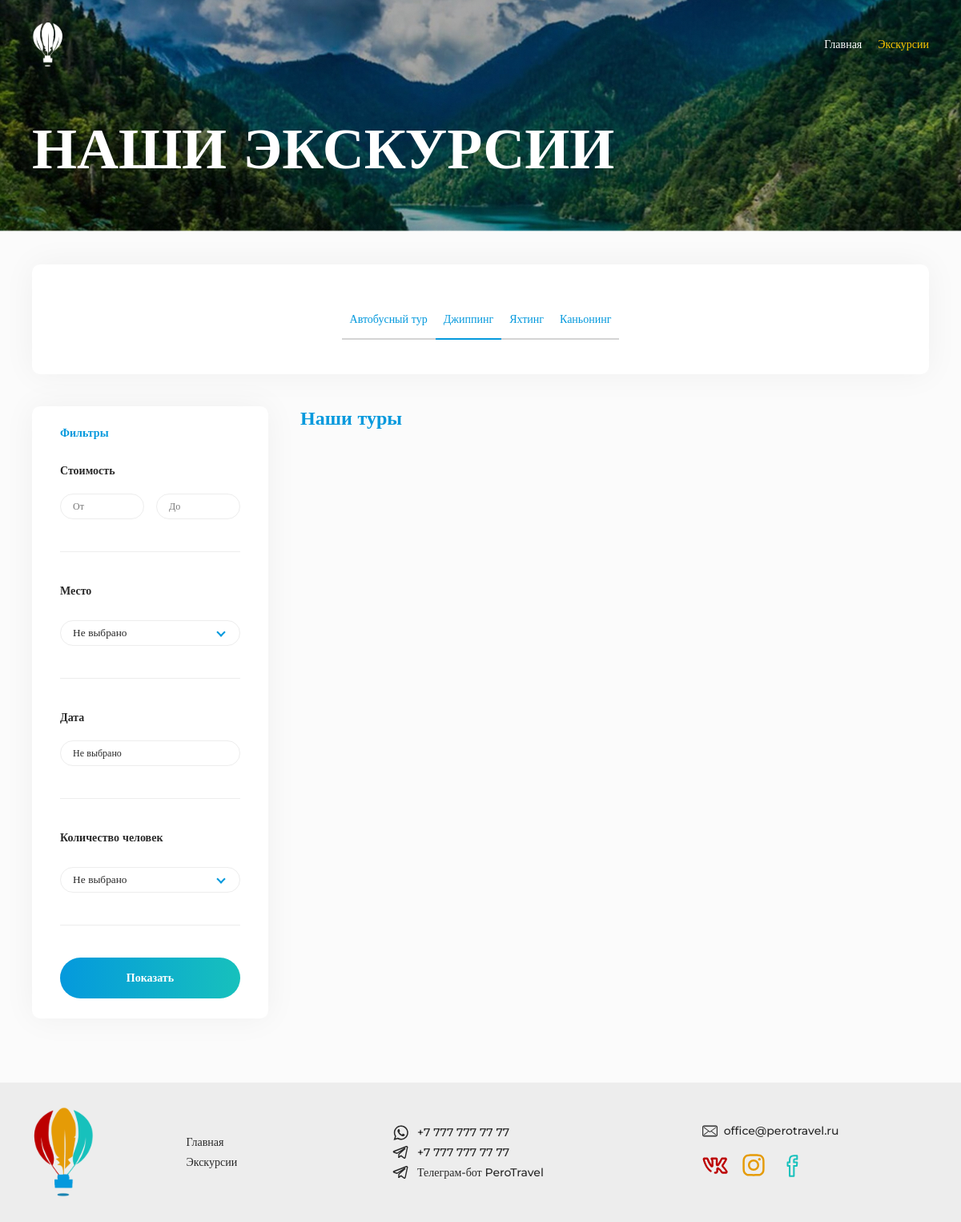
The app's page /tours/dzhipping with its own data.
### catalog/models.py (models this page shows, shortened)
class Type(models.Model):
    class Meta:
        verbose_name = "Вид тура"
        verbose_name_plural = "Виды туров"
    name = models.CharField(max_length=255, verbose_name="Вид тура")
    slug = models.SlugField(max_length=255, db_index=True, unique=True)

### catalog/views.py (the view)
# urls.py: path('tours/<slug:slug>', tours_specify, name='tours_specify'),
def tours_specify(request, slug):
    def sort_it(sort_params, tours):
        new_params = dict()
        if sort_params['from']:
            tours = tours.filter(price__gte=int(sort_params['from']))
            new_params['from'] = sort_params['from']
        if sort_params['to']:
            tours = tours.filter(price__lte=int(sort_params['to']))
            new_params['to'] = sort_params['to']
        if sort_params['place']:
            tours = tours.filter(place=sort_params['place'])
            new_params['place'] = sort_params['place']
        if sort_params['people']:
            new_params['people'] = sort_params['people']
        if sort_params['date']:
            new_params['date'] = sort_params['date']
        return tours, new_params
    type = Type.objects.get(slug=slug)
    types = Type.objects.all()
    tours = Tour.objects.filter(type_of_tour=type)
    people = ['1', '2', '3', '4', '5']
    places = set([i['place'] for i in Tour.objects.values('place')])
    input_vals = {
        'from': '',
        'to': '',
        'place': 'Не выбрано',
        'people': 'Не выбрано',
        'date': 'Не выбрано'
    }
    if request.method == 'POST':
        tours, input_vals = sort_it(request.POST, tours)
    context = {'types': types,
               'type': type,
               'people': people,
               'tours': tours,
               'places': places,
               'input_vals': input_vals}
    return render(request, 'tours.html', context=context)

### catalog/templates/tours.html (shortened to what this page needs)
{% extends 'base.html' %}
{% load static %}
{% block main %}
	<main class="tours-page">
			<section class="tours">
				<div class="tours__header">
					<div class="tours__image ibg">
					</div>
					<h1 class="tours__title">
						НАШИ ЭКСКУРСИИ
					</h1>
				</div>
				<div class="container">
					<div class="tours__filters-head">
						<ul class="tours__types">
							{% for t in types %}
							<li>
								{% if type.name == t.name %}
								<a href="{% url 'tours_specify' t.slug %}" class="tours__types-link _active">
									{{ t.name }}
								</a>
								{% else %}
								<a href="{% url 'tours_specify' t.slug %}" class="tours__types-link">
									{{ t.name }}
								</a>
								{% endif %}
							</li>
							{% endfor %}
						</ul>
					</div>
					<div class="tours__body">
						<div class="tours__sidebar sidebar">
							<h3 class="sidebar__title">
								Фильтры
							</h3>
							<form action="{{type.slug}}" class="sidebar__form" method="post">
								<div class="sidebar__item">
									<h4 class="sidebar__item-title">
										Стоимость
									</h4>
									<div class="sidebar__inputs">
										{% if input_vals.from %}
											<input type="number" placeholder="От" class="sidebar__input sidebar__input_cost" name="from" value="{{input_vals.from}}">
										{% else %}
											<input type="number" placeholder="От" class="sidebar__input sidebar__input_cost" name="from">
										{% endif %}
										{% if input_vals.to %}
											<input type="number" placeholder="До" class="sidebar__input sidebar__input_cost" name="to" value="{{input_vals.to}}">
										{% else %}
											<input type="number" placeholder="До" class="sidebar__input sidebar__input_cost" name="to">
										{% endif %}
									</div>
								</div>
								<div class="sidebar__item">
									<h4 class="sidebar__item-title">
										Место
									</h4>
									<div class="select-wrapper">
										<select name="place" id="" class="sidebar__select sidebar__select_location">
											<option value="">Не выбрано</option>
										</select>
									</div>
								</div>
								<div class="sidebar__item">
									<h4 class="sidebar__item-title">
										Дата
									</h4>
									{% if input_vals.date %}
										<input id="airdatepicker" placeholder="Не выбрано" type="text" class="sidebar__input sidebar__input_date" name="date" value="{{ input_vals.date }}">
									{% else %}
										<input id="airdatepicker" placeholder="Не выбрано" type="text" class="sidebar__input sidebar__input_date" name="date">
									{% endif %}
								</div>
								<div class="sidebar__item">
									<h4 class="sidebar__item-title">
										Количество человек
									</h4>
									<div class="select-wrapper">
										<select name="people" id="" class="sidebar__select sidebar__select_count">
											<option value="">Не выбрано</option>
										</select>
									</div>
								</div>
								<button class="sidebar__button button" type="submit">
									Показать
								</button>
							</form>
						</div>
						<div class="tours__content">
							<h2 class="tours__content-title">
								Наши туры
							</h2>
						</div>
					</div>
				</div>
			</section>
		</main>
{% endblock %}

### records on screen
Type: name "Автобусный тур"
Type: name "Джиппинг"
Type: name "Яхтинг"
Type: name "Каньонинг"
